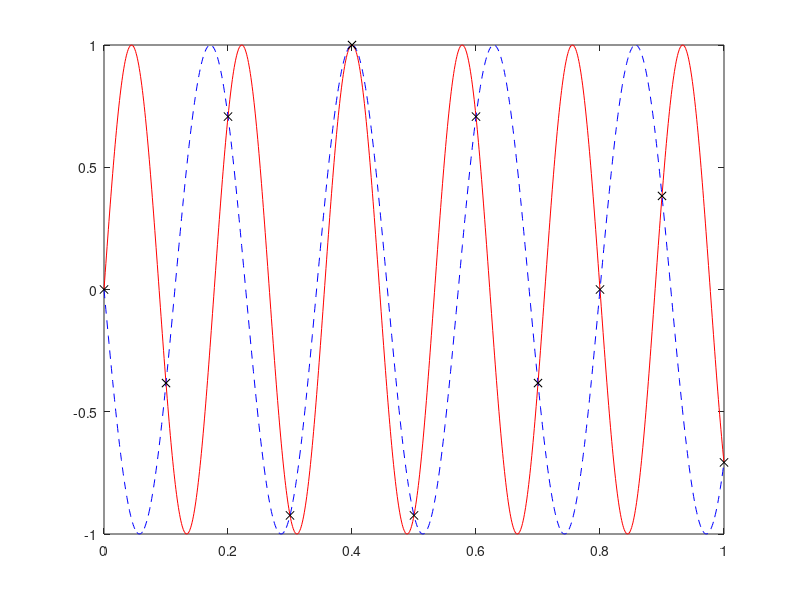

The MATLAB source for this figure:
% script RR_aliasing 
% A simple demonstration of the aliasing phenomenon.
%% Renaissance Robotics codebase, Chapter 8, https://github.com/tbewley/RR
%% Copyright 2024 by Thomas Bewley, distributed under BSD 3-Clause License.

clf; h=.1; om1=(9/8)*pi/h; om2=-(7/8)*pi/h;
t=[0:.001:1]; plot(t,sin(om1*t),'r-'); hold on; plot(t,sin(om2*t),'b--');
th=[0:h:1];   plot(th,sin(om1*th),'kx');
